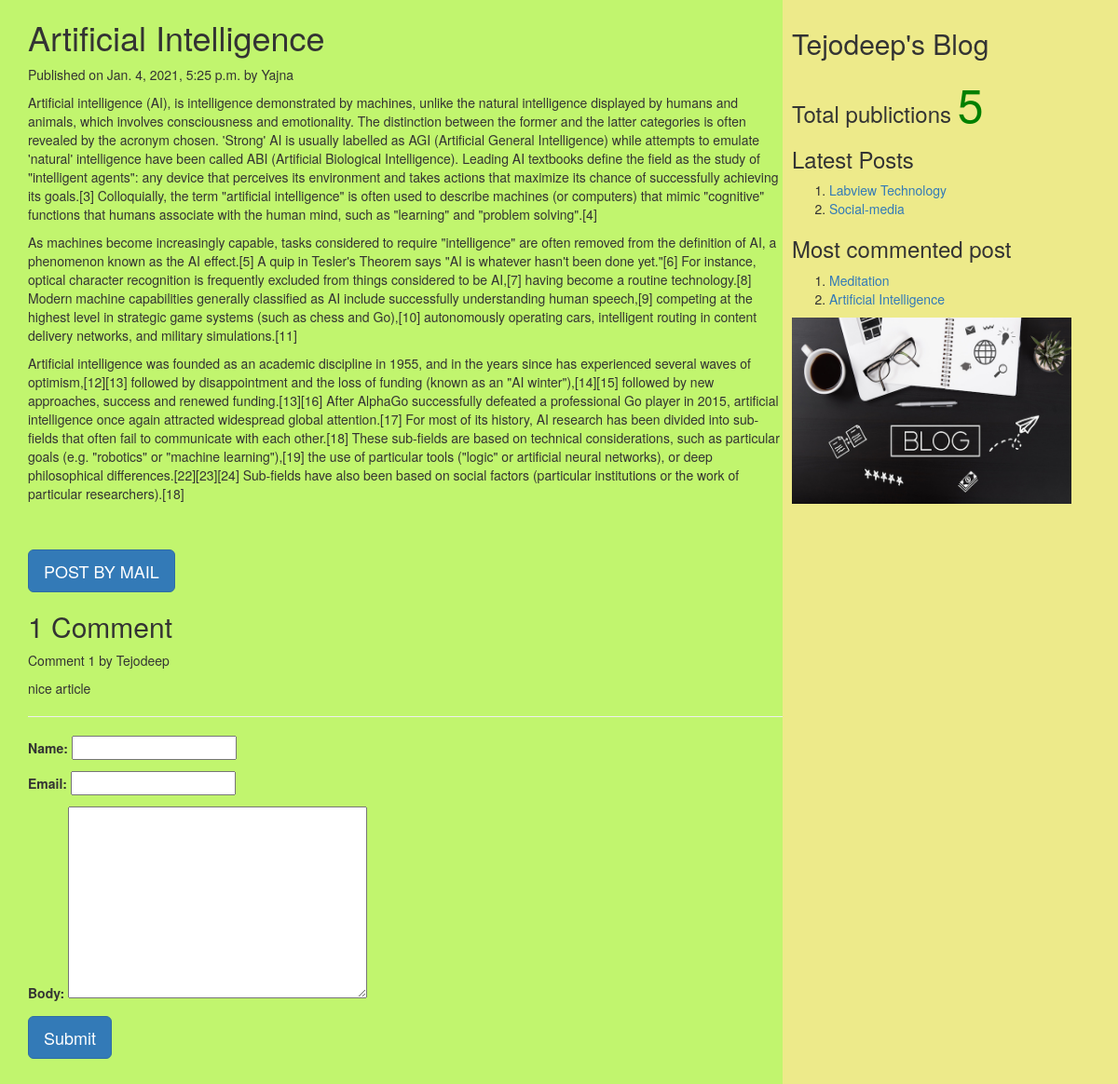
Page /2021/01/04/artificial-intelligence on the committed database.
### myApp/models.py (models this page shows, shortened)
class Post(models.Model):
          tags=TaggableManager()
          STATUS_CHOICES=(('draft','Draft'),('published','Published'))
          title=models.CharField(max_length=256)
          slug=models.SlugField(max_length=264,unique_for_date='publish')
          author=models.ForeignKey(User,related_name='blog_posts',on_delete= models.CASCADE)
          body=models.TextField()
          publish=models.DateTimeField(default=timezone.now)
          created=models.DateTimeField(auto_now_add=True)
          updated=models.DateTimeField(auto_now=True)
          status= models.CharField(max_length=10,choices=STATUS_CHOICES,default='draft')
          objects=CustomManager()
          class Meta:
                ordering=('-publish',)
          def get_absolute_url(self):
                return reverse('post_detail',args=[self.publish.year,self.publish.strftime('%m'),self.publish.strftime('%d'),self.slug])

class Comment(models.Model):
    post=models.ForeignKey(Post,related_name="comments",on_delete=models.CASCADE)
    name=models.CharField(max_length=50)
    email=models.EmailField()
    body=models.TextField()
    created=models.DateTimeField(auto_now_add=True)
    updated=models.DateTimeField(auto_now=True)
    active=models.BooleanField(default=True)
    class Meta:
        ordering=('created',)

### myApp/views.py (the view, shortened to what this page needs)
# urls.py: url(r'(?P<year>\d{4})/(?P<month>\d{2})/(?P<day>\d{2})/(?P<post>[-\w]+)',views.post_detail_view,name='post_detail'),
def post_detail_view(request,year,month,day,post):
    post=get_object_or_404(Post,slug=post,publish__year=year,publish__month=month,publish__day=day)
    comments=post.comments.filter(active=True)
    csubmit=False
    form=CommentForm()
    d={'post':post,'form':form,'csubmit':csubmit,'comments':comments}
    return render(request,'myApp/post_detail.html',d)

### myApp/forms.py
class CommentForm(forms.ModelForm):
    class Meta:
        model=Comment
        fields=('name','email','body')

### myApp/models.py (called while the page is built)
    def get_queryset(self):
        return super().get_queryset().filter(status='published')

### myApp/templatetags/mytags.py (called while the page is built)
@register.simple_tag
def total_posts():
    return Post.objects.count()

@register.inclusion_tag('myApp/latest_post.html')
def show_latest_posts(count=3):
    latest_posts=Post.objects.order_by('-publish')[:count]
    return {'latest_posts':latest_posts}

@register.simple_tag
def get_most_commented_posts(count=2):
    return Post.objects.annotate(total_comments=Count('comments')).order_by('-total_comments')[:count]

### template/myApp/post_detail.html (shortened to what this page needs)
<html>
    {%extends 'myApp/parent.html'%}
        {%block content_block%}
        <h1>{{post.title}}</h1>
        <p>Published on {{post.publish}} by {{post.author|title}}</p>
        {{post.body|linebreaks}} <br><br>
        <a href="/{{post.id}}/share" class='btn btn-lg btn-primary'>POST BY MAIL</a>
        {%with comments.count as comments_count%}
        <h2>{{comments_count}} Comment{{comments_count|pluralize}}</h2>
        {%endwith%}
        {%if comments%}
         {%for c in comments%}
         <p>Comment {{forloop.counter}} by {{c.name}}</p>
        <div>{{c.body|linebreaks}}</div>
        <hr>
        {%endfor%}
        {%else%}
         <p style="color:blue;font-size:30px;font-style:bold;border-bottom:1px red solid;">There are no comments</p>
        {%endif%}
         {%if csubmit%}
         <h2>Thank you..Your comment has been added successfully!!</h2>
         {%else%}
         <form  method="post">
           {{form.as_p}}
           <input type="submit" class='btn btn-lg btn-primary' value="Submit">
         </form>
         {%endif%}
        {%endblock%}

### template/myApp/parent.html (shortened to what this page needs)
<html>
{%load static%}
{%load mytags%}
    <head>
        <link rel="stylesheet" href="https://maxcdn.bootstrapcdn.com/bootstrap/3.3.7/css/bootstrap.min.css">
    </head>
    <body>
        <div class="content" style="width:70%;float:left;background-color:#c1f56e;height:300%;padding:0 0 0 30px">
              {%block content_block%}
              {%endblock%}
        </div>
        <div class="sidebar" style="width:30%;float:right;background-color:#edea8a;height:300%;padding:10px">
            <h2>Tejodeep's Blog</h2>
            <h3>Total publictions
              <span style="color:green;font-size:50px">
              {%total_posts%}</span>
              <h3>Latest Posts</h3>
              {% show_latest_posts 2 %}
              <h3>Most commented post</h3>
              {%get_most_commented_posts as m%}
              <ol>
                {%for post in m%}
                <li><a href="{{post.get_absolute_url}}">{{post.title}}</a></li>
                {%endfor%}
              </ol>
            </h3>
<img src="{% static "images/blog.jpg" %}" width="300px" height="200px"/>
        </div>
    </body>
</html>

### template/myApp/latest_post.html
<!DOCTYPE html>
<html lang="en" dir="ltr">
  <body>
    <ol>
    {%for post in latest_posts%}
    <li><a href="{{post.get_absolute_url}}">{{post.title}}</a></li>
    {%endfor%}
    </ol>
  </body>
</html>

### rows in the picture
Post: title "Artificial Intelligence", publish "Jan. 4, 2021, 5:25 p.m.", author "Yajna", body "Artificial intelligence (AI), is intelligence demonstrated by machines, unlike the natural intelligence displayed by humans and animals, which involves consciousness and emotionality. The distinction between the former and the latter categories is often revealed by the acronym chosen. 'Strong' AI is usually labelled as AGI (Artificial General Intelligence) while attempts to emulate 'natural' intelligence have been called ABI (Artificial Biological Intelligence). Leading AI textbooks define the field as the study of \"intelligent agents\": any device that perceives its environment and takes actions that maximize its chance of successfully achieving its goals.[3] Colloquially, the term…"
Comment: name "Tejodeep", body "nice article"
Post: title "Labview Technology"
Post: title "Social-media"
Post: title "Meditation"

### other values in the picture
{{ comments_count }} "1"
